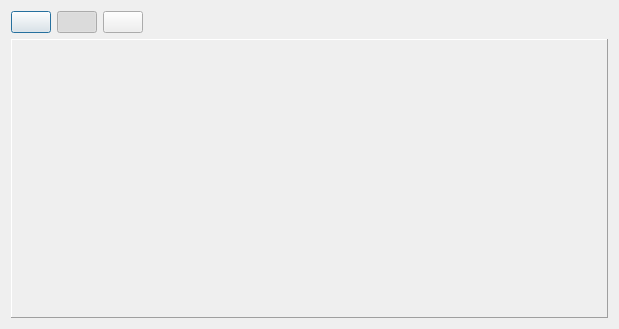
<?xml version="1.0" encoding="UTF-8"?>
<ui version="4.0">
 <class>playerDialog</class>
 <widget class="QDialog" name="playerDialog">
  <property name="geometry">
   <rect>
    <x>0</x>
    <y>0</y>
    <width>619</width>
    <height>329</height>
   </rect>
  </property>
  <property name="windowTitle">
   <string>SWF Player</string>
  </property>
  <layout class="QVBoxLayout" name="verticalLayout">
   <item>
    <layout class="QHBoxLayout" name="horizontalLayout">
     <item>
      <layout class="QGridLayout" name="gridLayout_2">
       <item row="0" column="3">
        <spacer name="horizontalSpacer">
         <property name="orientation">
          <enum>Qt::Horizontal</enum>
         </property>
         <property name="sizeHint" stdset="0">
          <size>
           <width>40</width>
           <height>20</height>
          </size>
         </property>
        </spacer>
       </item>
       <item row="0" column="0">
        <widget class="QPushButton" name="btnReload">
         <property name="text">
          <string/>
         </property>
         <property name="icon">
          <iconset>
           <normaloff>../images/btnrefresh-blue.png</normaloff>../images/btnrefresh-blue.png</iconset>
         </property>
        </widget>
       </item>
       <item row="0" column="1">
        <widget class="QPushButton" name="btnFlowPlayer">
         <property name="toolTip">
          <string/>
         </property>
         <property name="text">
          <string/>
         </property>
         <property name="icon">
          <iconset>
           <normaloff>../images/flowplayer-eyes.png</normaloff>../images/flowplayer-eyes.png</iconset>
         </property>
         <property name="checkable">
          <bool>true</bool>
         </property>
         <property name="checked">
          <bool>true</bool>
         </property>
         <property name="flat">
          <bool>false</bool>
         </property>
        </widget>
       </item>
       <item row="0" column="2">
        <widget class="QPushButton" name="btnJwPlayer">
         <property name="text">
          <string/>
         </property>
         <property name="icon">
          <iconset>
           <normaloff>../images/jwplayer-play.png</normaloff>../images/jwplayer-play.png</iconset>
         </property>
         <property name="checkable">
          <bool>true</bool>
         </property>
        </widget>
       </item>
      </layout>
     </item>
    </layout>
   </item>
   <item>
    <widget class="QFrame" name="playerFrame">
     <property name="sizePolicy">
      <sizepolicy hsizetype="Preferred" vsizetype="Preferred">
       <horstretch>0</horstretch>
       <verstretch>1</verstretch>
      </sizepolicy>
     </property>
     <property name="frameShape">
      <enum>QFrame::Panel</enum>
     </property>
     <property name="frameShadow">
      <enum>QFrame::Raised</enum>
     </property>
     <layout class="QHBoxLayout" name="horizontalLayout_2"/>
    </widget>
   </item>
  </layout>
 </widget>
 <resources/>
 <connections/>
</ui>
